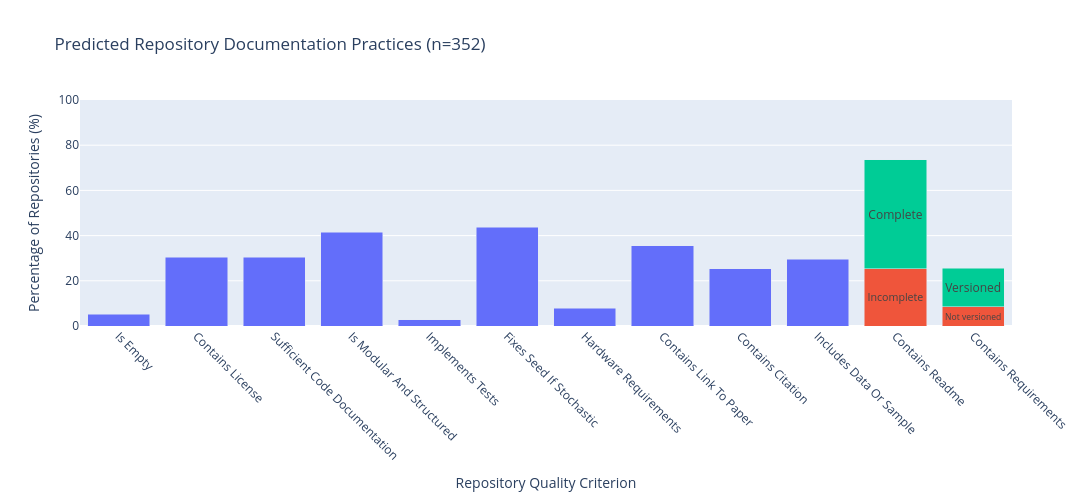

The notebook cell this image was saved under:
### Code cell
# ------------------------------------------------------------
# 1. Select prediction columns
# ------------------------------------------------------------
pred_cols = [
    c for c in df_repo_content_assessment.columns
    if c.endswith("_pred") and c != "comments_and_explanations_pred"
]

base_pred_cols = [
    c for c in pred_cols
    if c not in [
        "contains_readme_pred",
        "readme_purpose_and_outputs_pred",
        "contains_requirements_pred",
        "requirements_dependency_versions_pred",
    ]
]

df = df_repo_content_assessment

# Total number of evaluated repositories (global denominator)
N = len(df)

# ------------------------------------------------------------
# 2. Build plotting rows
# ------------------------------------------------------------
plot_rows = []

# Regular criteria (single bar, percent of all repos)
for col in base_pred_cols:
    evaluated = df[col].notna().sum()
    if evaluated == 0:
        continue

    pct_true = 100 * df.loc[df[col].notna(), col].astype(bool).sum() / N

    plot_rows.append({
        "criterion": col.replace("_pred", ""),
        "value": pct_true,
        "segment": "True",
        "text": ""
    })

# ------------------------------------------------------------
# README conditional bar (corrected)
# ------------------------------------------------------------
readme_present = df["contains_readme_pred"] == True

pct_readme_present = 100 * readme_present.sum() / N

readme_complete = (
    readme_present
    & (df["readme_purpose_and_outputs_pred"] == True)
)

readme_incomplete = (
    readme_present
    & (df["readme_purpose_and_outputs_pred"] == False)
)

plot_rows.extend([
    {
        "criterion": "contains_readme",
        "value": 100 * readme_incomplete.sum() / N,
        "segment": "Incomplete README",
        "text": "Incomplete"
    },
    {
        "criterion": "contains_readme",
        "value": 100 * readme_complete.sum() / N,
        "segment": "Purpose & outputs",
        "text": "Complete"
    }
])

# ------------------------------------------------------------
# Requirements conditional bar (corrected)
# ------------------------------------------------------------
req_present = df["contains_requirements_pred"] == True

req_complete = (
    req_present
    & (df["requirements_dependency_versions_pred"] == True)
)

req_incomplete = (
    req_present
    & (df["requirements_dependency_versions_pred"] == False)
)

plot_rows.extend([
    {
        "criterion": "contains_requirements",
        "value": 100 * req_incomplete.sum() / N,
        "segment": "Incomplete dependencies",
        "text": "Not versioned"
    },
    {
        "criterion": "contains_requirements",
        "value": 100 * req_complete.sum() / N,
        "segment": "Versioned dependencies",
        "text": "Versioned"
    }
])

plot_df = pd.DataFrame(plot_rows)

# ------------------------------------------------------------
# 3. Plot
# ------------------------------------------------------------
fig = px.bar(
    plot_df,
    x="criterion",
    y="value",
    color="segment",
    text="text",
    title=f"Predicted Repository Documentation Practices (n={len(df)})",
    labels={
        "criterion": "Repository Quality Criterion",
        "value": "Percentage of Repositories (%)"
    },
    color_discrete_map={
        "True": "#636EFA",
        "Incomplete README": "#EF553B",
        "Purpose & outputs": "#00CC96",
        "Incomplete dependencies": "#EF553B",
        "Versioned dependencies": "#00CC96",
    }
)

pretty = lambda s: s.replace("_", " ").title()

fig.update_xaxes(
    tickvals=plot_df["criterion"].unique(),
    ticktext=[pretty(c) for c in plot_df["criterion"].unique()],
    tickangle=45
)

fig.update_traces(
    textposition="inside",
    insidetextanchor="middle"
)

fig.update_layout(
    barmode="stack",
    width=1100,
    height=500,
    showlegend=False,
    yaxis_range=[0, 100]
)

fig.show()

### Figure 1 — Plotly figure (JSON) as saved in the notebook; plotly's stock layout.template omitted (floating-point values rounded to 4 significant figures)
{"data": [{"alignmentgroup": "True", "hovertemplate": "segment=True<br>Repository Quality Criterion=%{x}<br>Percentage of Repositories (%)=%{y}<br>text=%{text}<extra></extra>", "insidetextanchor": "middle", "legendgroup": "True", "marker": {"color": "#636EFA", "pattern": {"shape": ""}}, "name": "True", "offsetgroup": "True", "orientation": "v", "showlegend": true, "text": ["", "", "", "", "", "", "", "", "", ""], "textposition": "inside", "type": "bar", "x": ["is_empty", "contains_license", "sufficient_code_documentation", "is_modular_and_structured", "implements_tests", "fixes_seed_if_stochastic", "hardware_requirements", "contains_link_to_paper", "contains_citation", "includes_data_or_sample"], "xaxis": "x", "y": [5.114, 30.4, 30.4, 41.48, 2.841, 43.75, 7.955, 35.51, 25.28, 29.55], "yaxis": "y"}, {"alignmentgroup": "True", "hovertemplate": "segment=Incomplete README<br>Repository Quality Criterion=%{x}<br>Percentage of Repositories (%)=%{y}<br>text=%{text}<extra></extra>", "insidetextanchor": "middle", "legendgroup": "Incomplete README", "marker": {"color": "#EF553B", "pattern": {"shape": ""}}, "name": "Incomplete README", "offsetgroup": "Incomplete README", "orientation": "v", "showlegend": true, "text": ["Incomplete"], "textposition": "inside", "type": "bar", "x": ["contains_readme"], "xaxis": "x", "y": [25.28], "yaxis": "y"}, {"alignmentgroup": "True", "hovertemplate": "segment=Purpose & outputs<br>Repository Quality Criterion=%{x}<br>Percentage of Repositories (%)=%{y}<br>text=%{text}<extra></extra>", "insidetextanchor": "middle", "legendgroup": "Purpose & outputs", "marker": {"color": "#00CC96", "pattern": {"shape": ""}}, "name": "Purpose & outputs", "offsetgroup": "Purpose & outputs", "orientation": "v", "showlegend": true, "text": ["Complete"], "textposition": "inside", "type": "bar", "x": ["contains_readme"], "xaxis": "x", "y": [48.3], "yaxis": "y"}, {"alignmentgroup": "True", "hovertemplate": "segment=Incomplete dependencies<br>Repository Quality Criterion=%{x}<br>Percentage of Repositories (%)=%{y}<br>text=%{text}<extra></extra>", "insidetextanchor": "middle", "legendgroup": "Incomplete dependencies", "marker": {"color": "#EF553B", "pattern": {"shape": ""}}, "name": "Incomplete dependencies", "offsetgroup": "Incomplete dependencies", "orientation": "v", "showlegend": true, "text": ["Not versioned"], "textposition": "inside", "type": "bar", "x": ["contains_requirements"], "xaxis": "x", "y": [8.523], "yaxis": "y"}, {"alignmentgroup": "True", "hovertemplate": "segment=Versioned dependencies<br>Repository Quality Criterion=%{x}<br>Percentage of Repositories (%)=%{y}<br>text=%{text}<extra></extra>", "insidetextanchor": "middle", "legendgroup": "Versioned dependencies", "marker": {"color": "#00CC96", "pattern": {"shape": ""}}, "name": "Versioned dependencies", "offsetgroup": "Versioned dependencies", "orientation": "v", "showlegend": true, "text": ["Versioned"], "textposition": "inside", "type": "bar", "x": ["contains_requirements"], "xaxis": "x", "y": [17.05], "yaxis": "y"}], "layout": {"barmode": "stack", "height": 500, "legend": {"title": {"text": "segment"}, "tracegroupgap": 0}, "showlegend": false, "title": {"text": "Predicted Repository Documentation Practices (n=352)"}, "width": 1100, "xaxis": {"anchor": "y", "domain": [0, 1], "tickangle": 45, "ticktext": ["Is Empty", "Contains License", "Sufficient Code Documentation", "Is Modular And Structured", "Implements Tests", "Fixes Seed If Stochastic", "Hardware Requirements", "Contains Link To Paper", "Contains Citation", "Includes Data Or Sample", "Contains Readme", "Contains Requirements"], "tickvals": ["is_empty", "contains_license", "sufficient_code_documentation", "is_modular_and_structured", "implements_tests", "fixes_seed_if_stochastic", "hardware_requirements", "contains_link_to_paper", "contains_citation", "includes_data_or_sample", "contains_readme", "contains_requirements"], "title": {"text": "Repository Quality Criterion"}}, "yaxis": {"anchor": "x", "domain": [0, 1], "range": [0, 100], "title": {"text": "Percentage of Repositories (%)"}}}}
